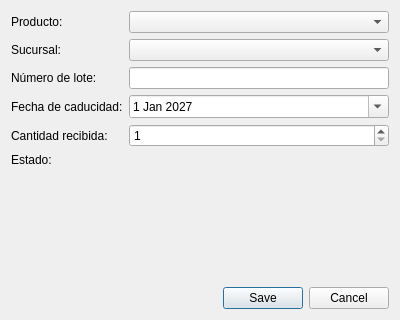
<?xml version="1.0" encoding="UTF-8"?>
<ui version="4.0">
 <class>LoteDialog</class>
 <widget class="QDialog" name="LoteDialog">
  <property name="geometry">
   <rect><x>0</x><y>0</y><width>400</width><height>320</height></rect>
  </property>
  <property name="windowTitle"><string>Lote</string></property>
  <layout class="QVBoxLayout" name="verticalLayout">
   <item>
    <layout class="QFormLayout" name="formLayout">
     <item row="0" column="0">
      <widget class="QLabel" name="labelProducto"><property name="text"><string>Producto:</string></property></widget>
     </item>
     <item row="0" column="1">
      <widget class="QComboBox" name="comboProducto"/>
     </item>
     <item row="1" column="0">
      <widget class="QLabel" name="labelSucursal"><property name="text"><string>Sucursal:</string></property></widget>
     </item>
     <item row="1" column="1">
      <widget class="QComboBox" name="comboSucursal"/>
     </item>
     <item row="2" column="0">
      <widget class="QLabel" name="labelNumeroLote"><property name="text"><string>Número de lote:</string></property></widget>
     </item>
     <item row="2" column="1">
      <widget class="QLineEdit" name="lineNumeroLote"/>
     </item>
     <item row="3" column="0">
      <widget class="QLabel" name="labelFechaCaducidad"><property name="text"><string>Fecha de caducidad:</string></property></widget>
     </item>
     <item row="3" column="1">
      <widget class="QDateEdit" name="dateFechaCaducidad">
       <property name="calendarPopup"><bool>true</bool></property>
       <property name="date"><date><year>2027</year><month>1</month><day>1</day></date></property>
      </widget>
     </item>
     <item row="4" column="0">
      <widget class="QLabel" name="labelCantidad"><property name="text"><string>Cantidad recibida:</string></property></widget>
     </item>
     <item row="4" column="1">
      <widget class="QSpinBox" name="spinCantidad">
       <property name="minimum"><number>1</number></property>
       <property name="maximum"><number>999999</number></property>
       <property name="value"><number>1</number></property>
      </widget>
     </item>
     <item row="5" column="0">
      <widget class="QLabel" name="labelEstado"><property name="text"><string>Estado:</string></property></widget>
     </item>
     <item row="5" column="1">
      <widget class="QLabel" name="labelEstadoValor"/>
     </item>
    </layout>
   </item>
   <item>
    <widget class="QDialogButtonBox" name="buttonBox">
     <property name="orientation"><enum>Qt::Horizontal</enum></property>
     <property name="standardButtons"><set>QDialogButtonBox::Cancel|QDialogButtonBox::Save</set></property>
    </widget>
   </item>
  </layout>
 </widget>
 <resources/>
 <connections>
  <connection>
   <sender>buttonBox</sender>
   <signal>rejected()</signal>
   <receiver>LoteDialog</receiver>
   <slot>reject()</slot>
  </connection>
 </connections>
</ui>
